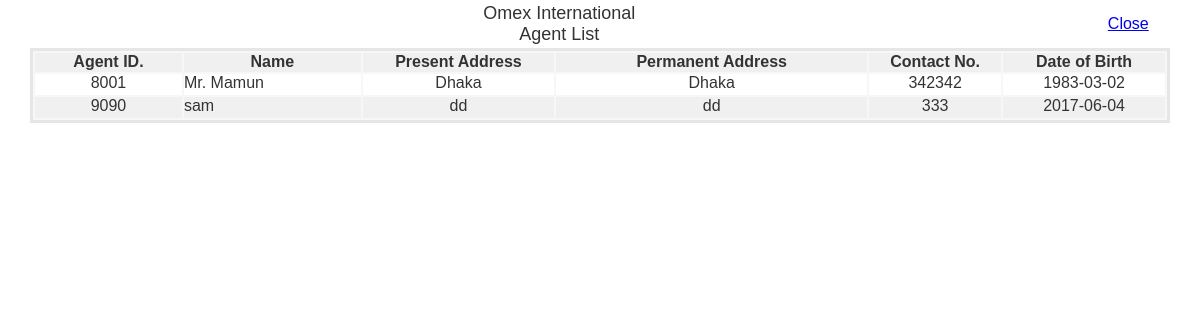
Screenshot of /report_agent_info_out.php with the database file from the repository.
### tables this page shows
CREATE TABLE `employee` (
  `employee_id` int(11) NOT NULL,
  `employee_name` varchar(50) DEFAULT NULL,
  `gender` varchar(12) DEFAULT NULL,
  `present_address` varchar(200) DEFAULT NULL,
  `permanent_address` varchar(200) DEFAULT NULL,
  `date_of_birth` date NOT NULL,
  `contact_no` varchar(20) DEFAULT NULL,
  `blood_group` varchar(10) DEFAULT NULL,
  `email` varchar(30) DEFAULT NULL,
  `user_id` varchar(15) DEFAULT NULL,
  `password` varchar(15) DEFAULT NULL,
  `user_type` varchar(10) DEFAULT NULL,
  `picture` varchar(150) DEFAULT NULL
);

### report_agent_info_out.php (the view, shortened to what this page needs)
<html>
<head>
<link href="generalrules.css" rel="stylesheet" type="text/css" />
<meta http-equiv="Content-Type" content="text/html; charset=iso-8859-1"></head>
<body leftmargin="0" topmargin="0" marginwidth="0" marginheight="0">
<form id="form" name="form" method="post" target="_blank">
  <table width="95%" height="26" border="0" align="center" bordercolor="#000000" bgcolor="">
    <tr>
      <td width="93%" height="22" align="center"><font size="+1">Omex International<br>
        Agent List</font></td>
      <td width="7%" align="center"><a href="javascript:window.close()">Close</a></td>
    </tr>
  </table>
  <table width="95%" border="0" align="center" bgcolor="#E6E6E6">
    <tr>
      <td width="96%" valign="top"> <table width="100%" border="1" align="center" cellpadding="0" cellspacing="0" bordercolor="#F7F7F7" bgcolor="#F0F0F0">
          <tr>
            <th width="10%" height="21" valign="top"> Agent ID.</th>
            <th width="12%" valign="top">Name</th>
            <th width="13%" valign="top">Present Address</th>
            <th width="21%" valign="top">Permanent Address</th>
            <th width="9%" valign="top">Contact No.</th>
            <th width="11%" valign="top">Date of Birth</th>
          </tr>
          <?php
		  $query = "Select * from employee where user_type = 'agent'";
		  $result = mysql_query($query) or die(mysql_error());
		  $bgcolor = ' bgcolor="#F0F0F0" ';
		  while( $id = mysql_fetch_array($result))
		  {
		  if($bgcolor == ' bgcolor="#F0F0F0" ')
		  {
		  	$bgcolor = ' bgcolor="#FFFFFF" ';
		  }
		  else
		  {
		  	$bgcolor = ' bgcolor="#F0F0F0" ';
		  }
		  ?>
          <tr <?php echo $bgcolor;?>>
            <td height="23" valign="top" align="center"><?php echo $id['user_id'];?></td>
            <td valign="top"><?php echo $id['employee_name'];?></td>
            <td valign="top" align="center"><?php echo $id['present_address'];?></td>
            <td valign="top" align="center"><?php echo $id['permanent_address'];?></td>
            <td valign="top" align="center"><?php echo $id['contact_no'];?> </td>
            <td valign="top" align="center"><?php echo $id['date_of_birth'];?>            </td>
          </tr>
          <?php } ?>
        </table></td>
    </tr>
  </table>
</form>
</body>
</html>

### generalrules.css (style rules this page uses)
BODY { FONT-SIZE: 11px; COLOR: #333333; FONT-FAMILY: Arial, Verdana, Helvetica, Geneva, sans-serif; TEXT-ALIGN: center }
FORM { MARGIN: 0px }

### rows the page displays
employee: user "8001", employee_name "Mr. Mamun", present_address "Dhaka", permanent_address "Dhaka", contact_no "342342", date_of_birth "1983-03-02"
employee: user "9090", employee_name "sam", present_address "dd", permanent_address "dd", contact_no "333", date_of_birth "2017-06-04"
